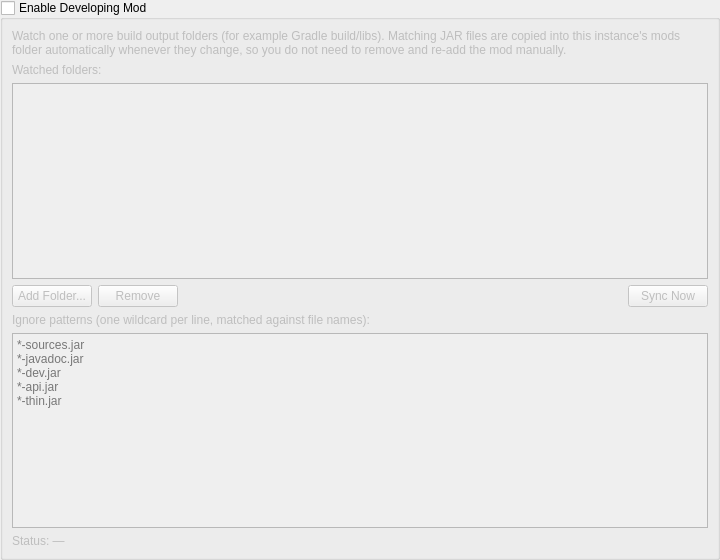
<?xml version="1.0" encoding="UTF-8"?>
<ui version="4.0">
 <class>DevelopingModPage</class>
 <widget class="QWidget" name="DevelopingModPage">
  <property name="geometry">
   <rect>
    <x>0</x>
    <y>0</y>
    <width>720</width>
    <height>560</height>
   </rect>
  </property>
  <layout class="QVBoxLayout" name="verticalLayout">
   <property name="leftMargin">
    <number>0</number>
   </property>
   <property name="topMargin">
    <number>0</number>
   </property>
   <property name="rightMargin">
    <number>0</number>
   </property>
   <property name="bottomMargin">
    <number>0</number>
   </property>
   <item>
    <widget class="QGroupBox" name="enableGroup">
     <property name="title">
      <string>Enable Developing Mod</string>
     </property>
     <property name="checkable">
      <bool>true</bool>
     </property>
     <property name="checked">
      <bool>false</bool>
     </property>
     <layout class="QVBoxLayout" name="enableLayout">
      <item>
       <widget class="QLabel" name="descriptionLabel">
        <property name="wordWrap">
         <bool>true</bool>
        </property>
        <property name="text">
         <string>Watch one or more build output folders (for example Gradle build/libs). Matching JAR files are copied into this instance's mods folder automatically whenever they change, so you do not need to remove and re-add the mod manually.</string>
        </property>
       </widget>
      </item>
      <item>
       <widget class="QLabel" name="foldersLabel">
        <property name="text">
         <string>Watched folders:</string>
        </property>
       </widget>
      </item>
      <item>
       <widget class="QListWidget" name="foldersList">
        <property name="selectionMode">
         <enum>QAbstractItemView::SingleSelection</enum>
        </property>
       </widget>
      </item>
      <item>
       <layout class="QHBoxLayout" name="folderButtonsLayout">
        <item>
         <widget class="QPushButton" name="addFolderButton">
          <property name="text">
           <string>Add Folder...</string>
          </property>
         </widget>
        </item>
        <item>
         <widget class="QPushButton" name="removeFolderButton">
          <property name="text">
           <string>Remove</string>
          </property>
         </widget>
        </item>
        <item>
         <spacer name="folderButtonsSpacer">
          <property name="orientation">
           <enum>Qt::Horizontal</enum>
          </property>
          <property name="sizeHint" stdset="0">
           <size>
            <width>40</width>
            <height>20</height>
           </size>
          </property>
         </spacer>
        </item>
        <item>
         <widget class="QPushButton" name="syncNowButton">
          <property name="text">
           <string>Sync Now</string>
          </property>
         </widget>
        </item>
       </layout>
      </item>
      <item>
       <widget class="QLabel" name="ignoreLabel">
        <property name="text">
         <string>Ignore patterns (one wildcard per line, matched against file names):</string>
        </property>
       </widget>
      </item>
      <item>
       <widget class="QPlainTextEdit" name="ignoreEdit">
        <property name="maximumHeight">
         <number>110</number>
        </property>
        <property name="placeholderText">
         <string>*-sources.jar
*-javadoc.jar
*-dev.jar
*-api.jar
*-thin.jar</string>
        </property>
       </widget>
      </item>
      <item>
       <widget class="QLabel" name="statusLabel">
        <property name="wordWrap">
         <bool>true</bool>
        </property>
        <property name="text">
         <string>Status: —</string>
        </property>
       </widget>
      </item>
     </layout>
    </widget>
   </item>
  </layout>
 </widget>
 <resources/>
 <connections/>
</ui>
